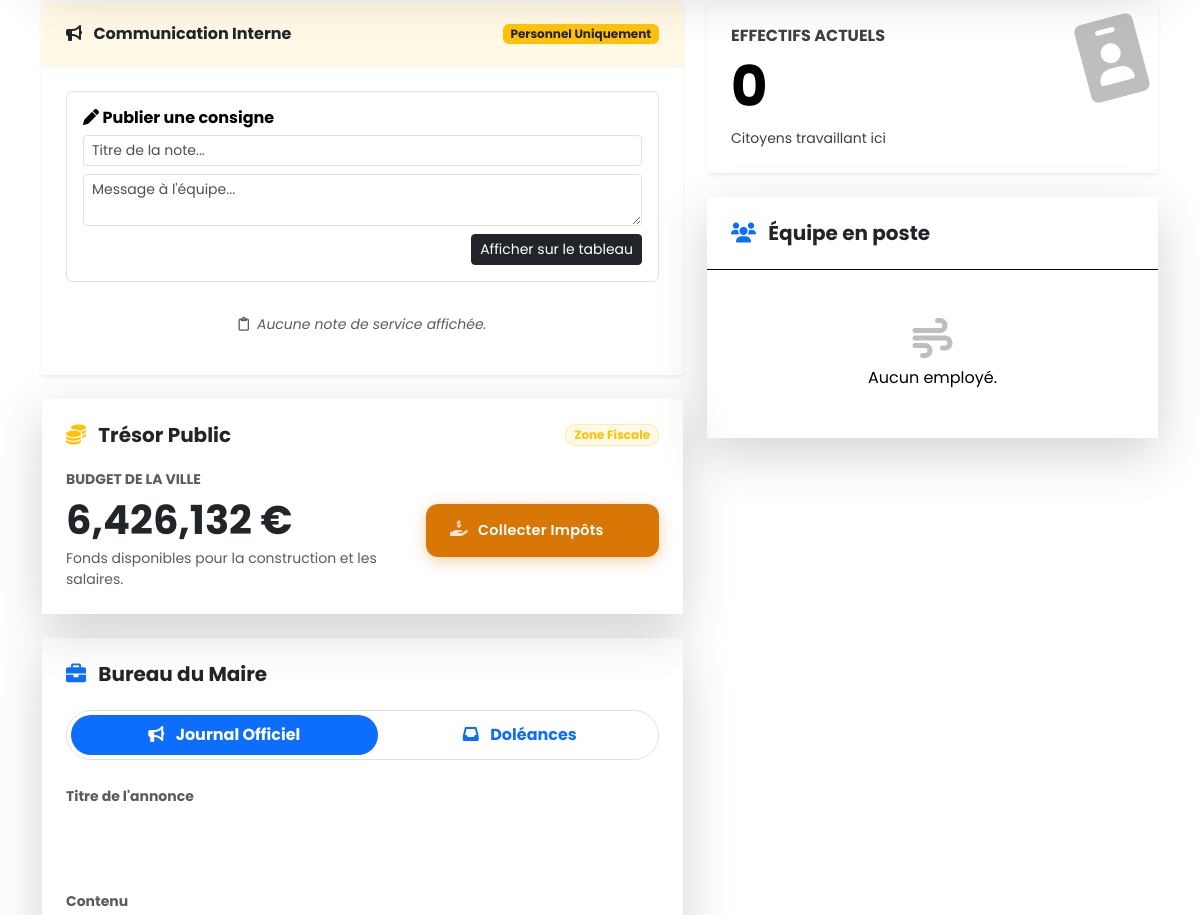
The page /batiment/35/ (signed in, middle part) on the database as committed earlier.
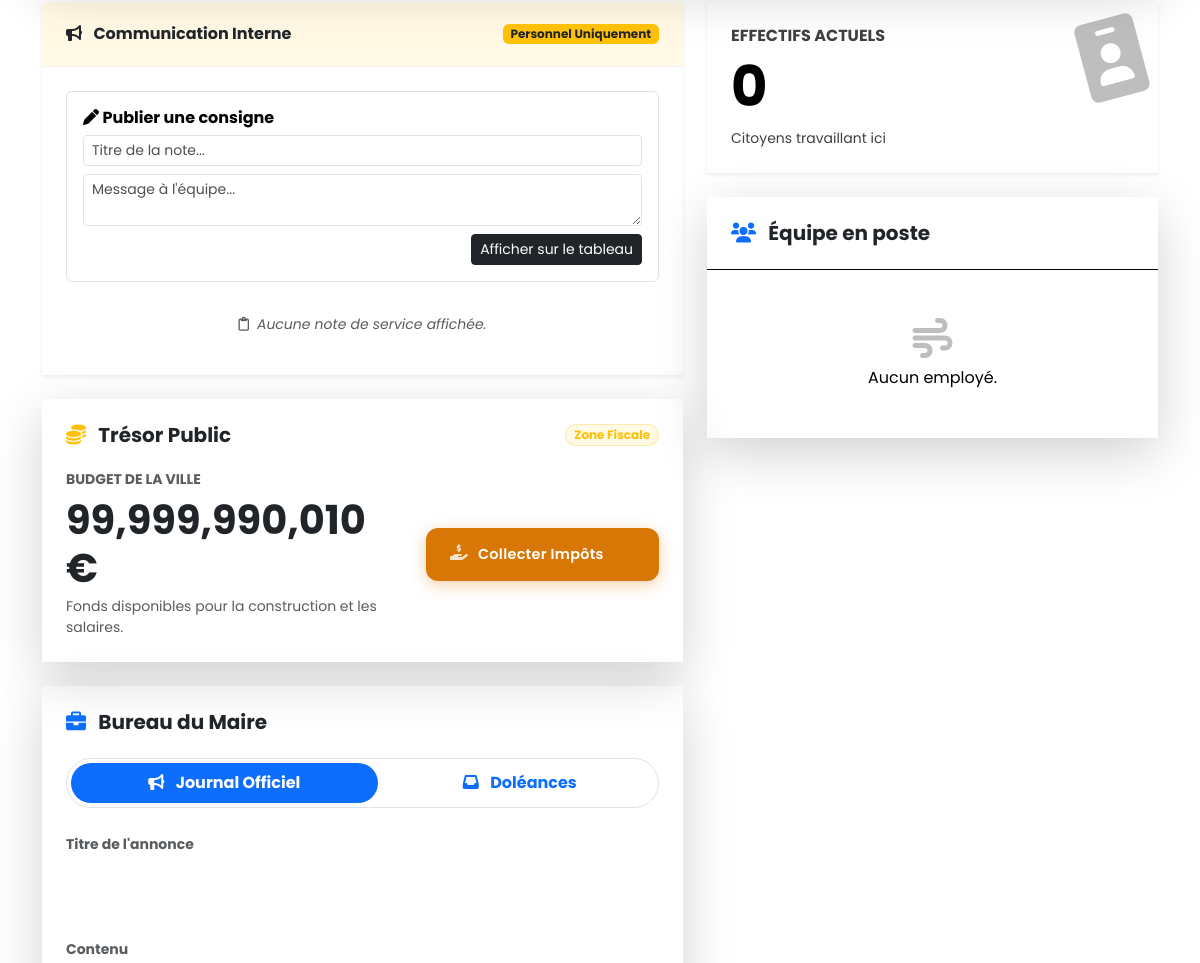
The same page on the database as committed later.
### myapp/models.py (models this page shows, shortened)
class Batiment(models.Model):
    TYPE_CHOICES = (
        ('MAIRIE', 'Mairie'),
        ('COMMISSARIAT', 'Commissariat de Police'),
        ('MAISON', 'Maison'),
        ('IMMEUBLE', 'Immeuble résidentiel'),
        ('HOPITAL', 'Hôpital'),
        ('ECOLE', 'École'),
        ('COMMERCE', 'Commerce / Supermarché'),
        ('USINE', 'Usine'),
        ('BUREAUX', 'Immeuble de Bureaux'),
        ('CENTRALE', 'Centrale Électrique'),
        ('PARKING', 'Parking Souterrain'),
        ('CONCESSIONNAIRE', 'Concessionnaire Auto'),
        ('BANQUE', 'Banque'),
        ('PRISON', 'Prison d\'État'),
        ('ROUTE', 'Route Droite'),
        ('ROUTE_VIRAGE', 'Route Virage'), # <--- NOUVEAU
        ('STADE', 'Stade'),
    )
    ville = models.ForeignKey(Ville, on_delete=models.CASCADE, related_name="batiments")
    nom = models.CharField(max_length=100, default="Nouveau Bâtiment")
    type_batiment = models.CharField(max_length=20, choices=TYPE_CHOICES)
    niveau = models.IntegerField(default=1)
    cout_construction = models.IntegerField(default=5000)
    consommation_energie = models.IntegerField(default=10)
    production_argent = models.IntegerField(default=0)
    loyer = models.IntegerField(default=0, help_text="Loyer mensuel pour les locataires")
    capacite = models.IntegerField(default=0, help_text="Nombre max d'habitants")
    etat = models.IntegerField(default=100)
    x = models.IntegerField(default=0, help_text="Position horizontale (0-9)")
    y = models.IntegerField(default=0, help_text="Position verticale (0-9)")
    largeur = models.IntegerField(default=1, help_text="Taille en X")
    hauteur = models.IntegerField(default=1, help_text="Taille en Y")
    rotation = models.IntegerField(default=0, help_text="Rotation en degrés (0 ou 90)")
    responsable = models.ForeignKey(User, on_delete=models.SET_NULL, null=True, blank=True, related_name="batiments_diriges")
    @property
    def est_logement(self):
        TYPES_LOGEMENT = ['MAISON', 'IMMEUBLE']
        return self.type_batiment in TYPES_LOGEMENT

class Ville(models.Model):
    nom = models.CharField(max_length=100)
    budget = models.IntegerField(default=100000)
    energie_stock = models.IntegerField(default=1000)
    population_totale = models.IntegerField(default=0)
    dernier_calcul = models.DateTimeField(auto_now=True)
    largeur_map = models.IntegerField(default=10, help_text="Nombre de cases en largeur (X)")
    hauteur_map = models.IntegerField(default=5, help_text="Nombre de cases en hauteur (Y)")

### myapp/views.py (the view, shortened to what this page needs)
# urls.py: path('batiment/<int:id_batiment>/', views.batiment_detail, name='batiment_detail'),
@login_required
def batiment_detail(request, id_batiment):
    try:
        batiment = Batiment.objects.get(id=id_batiment)
    except Batiment.DoesNotExist:
        messages.error(request, "Ce bâtiment n'existe plus ou a été détruit.")
        return redirect('dashboard')
    ville = batiment.ville
    is_manager = False
    if request.user.is_superuser or request.user.is_adjoint or request.user == batiment.responsable:
        is_manager = True
    moi = None
    try:
        moi = request.user.profil_citoyen
    except:
        pass
    can_see_staff = False
    if is_manager or request.user.is_adjoint: # L'Adjoint peut VOIR, mais pas TOUCHER
        can_see_staff = True
    elif moi and moi.lieu_travail == batiment:
        can_see_staff = True
    employes = batiment.employes.filter(compte__isnull=False)
    admin_users = User.objects.filter(Q(is_superuser=True) | Q(is_adjoint=True))
    chomeurs = Citoyen.objects.filter(
        ville=ville,
        lieu_travail__isnull=True
    ).exclude(
        compte__in=admin_users # Force l'exclusion des Admins/Adjoints de la liste d'embauche
    )
    candidatures_recues = []
    if is_manager:
        candidatures_recues = Candidature.objects.filter(
            batiment=batiment,
            statut='EN_ATTENTE',
            initiateur_est_citoyen=True # C'est le citoyen qui demande
        ).order_by('-date_creation')
    nb_sms_non_lus = 0
    if moi:
        nb_sms_non_lus = Message.objects.filter(destinataire=moi, lu=False).count()
    transactions = []
    destinataires_possibles = []
    doleances = []
    nom_maire = "Non Élu"
    nom_adjoint = "Aucun"
    plaintes = []
    citoyens_list = []
    detenus = []
    malades = []
    taux_motorisation = 0
    nb_voitures = 0
    notes_service = Actualite.objects.filter(batiment=batiment).order_by('-date_creation')
    from .forms import ActualiteForm # Assurez-vous que l'import est là
    form_note = ActualiteForm()
    if batiment.type_batiment == 'BANQUE' and moi:
        transactions = Transaction.objects.filter(
            Q(expediteur=moi) | Q(destinataire=moi)
        ).order_by('-date')[:10]
        destinataires_possibles = Citoyen.objects.filter(ville=ville, compte__isnull=False).exclude(id=moi.id)
    elif batiment.type_batiment == 'MAIRIE':
        if is_manager: # Seul le Maire voit les doléances (pas l'adjoint par défaut ici sauf si tu veux)
            doleances = Candidature.objects.filter(batiment=batiment, statut='DOLEANCE').order_by('-date_creation')
        maire_user = User.objects.filter(is_superuser=True).first()
        if maire_user:
            try:
                p = maire_user.profil_citoyen
                nom_maire = f"{p.prenom} {p.nom}"
            except:
                nom_maire = maire_user.username
        adjoint_user = User.objects.filter(is_adjoint=True).first()
        if adjoint_user:
            try:
                p = adjoint_user.profil_citoyen
                nom_adjoint = f"{p.prenom} {p.nom}"
            except:
                nom_adjoint = adjoint_user.username
    elif batiment.type_batiment == 'COMMISSARIAT':
        if moi:
            citoyens_list = Citoyen.objects.filter(ville=ville, compte__isnull=False).exclude(id=moi.id).order_by('nom')
        if is_manager:
            plaintes = Candidature.objects.filter(batiment=batiment, statut='PLAINTE').order_by('-date_creation')
    elif batiment.type_batiment == 'PRISON':
        detenus = Citoyen.objects.filter(ville=ville, est_en_prison=True, compte__isnull=False).order_by('date_liberation')
    elif batiment.type_batiment == 'HOPITAL':
        if is_manager or (moi and moi.lieu_travail == batiment):
            malades = Citoyen.objects.filter(ville=ville, sante__lt=100, compte__isnull=False).order_by('sante')
    elif batiment.type_batiment == 'PARKING':
        nb_voitures = Citoyen.objects.filter(ville=ville, vehicule=True).count()
    return render(request, 'batiment_detail.html', {
        'batiment': batiment,
        'employes': employes,
        'chomeurs': chomeurs,
        'is_manager': is_manager,       # FALSE pour l'Adjoint (Cache les boutons d'action)
        'can_see_staff': can_see_staff, # TRUE pour l'Adjoint (Voit la liste)
        'candidatures_recues': candidatures_recues,
        'nb_sms_non_lus': nb_sms_non_lus,
        'transactions': transactions,
        'destinataires': destinataires_possibles,
        'doleances': doleances,
        'nom_maire': nom_maire,
        'nom_adjoint': nom_adjoint,
        'plaintes': plaintes,
        'citoyens_list': citoyens_list,
        'detenus': detenus,
        'malades': malades,
        'taux_motorisation': taux_motorisation,
        'car_catalog': CAR_CATALOG,
        'nb_voitures': nb_voitures,
        'notes_service': notes_service,  # <--- AJOUT CRUCIAL
        'form_note': form_note,          # <--- POUR LE FORMULAIRE
    })

### myapp/forms.py
class ActualiteForm(forms.ModelForm):
    class Meta:
        model = Actualite
        fields = ['titre', 'contenu']
        widgets = {
            'titre': forms.TextInput(attrs={'class': 'form-control', 'placeholder': 'Titre de l\'info'}),
            'contenu': forms.Textarea(attrs={'class': 'form-control', 'rows': 2, 'placeholder': 'Votre message...'}),
        }

### myapp/templates/batiment_detail.html (shortened to what the changed rows need)
{% extends 'base.html' %}
{% load static %}
{% load humanize %}
{% block content %}
<div class="container pt-4 pb-5 mt-5">
    <div class="row g-4 justify-content-center">
        {% if batiment.est_logement %}
            <div class="col-lg-10">
                {% include 'batiments/habitation.html' %}
            </div>
        {% else %}
            <div class="col-lg-7">
                {% if batiment.type_batiment == 'MAIRIE' %}
                    {% include 'batiments/mairie.html' %}
                {% elif batiment.type_batiment == 'BANQUE' %}
                    {% include 'batiments/banque.html' %}
                {% elif batiment.type_batiment == 'COMMISSARIAT' %}
                    {% include 'batiments/commissariat.html' %}
                {% elif batiment.type_batiment == 'PRISON' %}
                    {% include 'batiments/prison_admin.html' %}
                {% elif batiment.type_batiment == 'HOPITAL' %}
                    {% include 'batiments/hopital.html' %}
                {% elif batiment.type_batiment == 'ECOLE' %}
                    {% include 'batiments/ecole.html' %}
                {% elif batiment.type_batiment == 'COMMERCE' %}
                    {% include 'batiments/commerce.html' %}
                {% elif batiment.type_batiment == 'USINE' %}
                    {% include 'batiments/usine.html' %}
                {% elif batiment.type_batiment == 'CENTRALE' %}
                    {% include 'batiments/centrale.html' %}
                {% elif batiment.type_batiment == 'CONCESSIONNAIRE' %}
                    {% include 'batiments/concessionnaire.html' %}
                {% elif batiment.type_batiment == 'PARKING' %}
                    {% include 'batiments/parking.html' %}
                {% else %}
                    {% include 'batiments/default.html' %}
                {% endif %}
            </div>
        {% endif %} </div>
</div>
{% endblock %}

### myapp/templates/batiments/mairie.html (shortened to what this page needs)
{% load humanize %}
{% if request.user.is_superuser or request.user.is_adjoint %}
    <div class="card shadow-lg border-0 mb-4">
        <div class="card-header bg-white border-0 pt-4 px-4 pb-0 d-flex justify-content-between align-items-center">
            <h5 class="fw-bold text-dark mb-0"><i class="fas fa-coins me-2 text-warning"></i> Trésor Public</h5>
            <span class="badge bg-warning bg-opacity-10 text-warning rounded-pill border border-warning border-opacity-25">Zone Fiscale</span>
        </div>
        <div class="card-body p-4">
            <div class="row align-items-center">
                <div class="col-md-7">
                    <h6 class="fw-bold text-muted text-uppercase small">Budget de la Ville</h6>
                    <div class="display-6 fw-bold text-dark mb-1">{{ batiment.ville.budget|intcomma }} €</div>
                    <p class="text-muted small mb-0">Fonds disponibles pour la construction et les salaires.</p>
                </div>
                <div class="col-md-5 text-end">
                    {% if request.user.is_superuser %}
                        <form action="{% url 'collecter_impots' %}" method="post">
                            <button type="submit" class="btn btn-soft btn-tax w-100 py-3"
                                    data-confirm="Prélever 10% sur tous les citoyens ? Cela baissera leur bonheur."
                                    data-title="Collecte des Impôts"
                                    data-type="warning">
                                Collecter Impôts
                            </button>
                        </form>
                    {% else %}
                        <button class="btn btn-light w-100 py-3 text-muted border" disabled>
                            <i class="fas fa-lock mb-1 d-block"></i> Réservé au Maire
                        </button>
                    {% endif %}
                </div>
            </div>
        </div>
    </div>
    <div class="card shadow-lg border-0 mb-4">
        <div class="card-header bg-white border-0 pt-4 px-4 pb-0 d-flex justify-content-between align-items-center">
            <h5 class="fw-bold text-dark mb-0"><i class="fas fa-briefcase me-2 text-primary"></i> Bureau du Maire</h5>
        </div>
        <div class="card-body p-4">
            <ul class="nav nav-pills nav-fill mb-4 gap-2 p-1 bg-light rounded-pill border" id="mairie-tabs" role="tablist">
                <li class="nav-item">
                    <button class="nav-link active rounded-pill fw-bold small" data-bs-toggle="pill" data-bs-target="#tab-journal">
                        <i class="fas fa-bullhorn me-2"></i> Journal Officiel
                    </button>
                </li>
                <li class="nav-item">
                    <button class="nav-link rounded-pill fw-bold small position-relative" data-bs-toggle="pill" data-bs-target="#tab-doleances">
                        <i class="fas fa-inbox me-2"></i> Doléances
                    </button>
                </li>
            </ul>
            <div class="tab-content">
                <div class="tab-pane fade show active" id="tab-journal">
                    <form action="{% url 'publier_news_ville' %}" method="post">
                        <div class="mb-3">
                            <label class="form-label small fw-bold text-muted">Titre de l'annonce</label>
                            <input type="text" name="titre" class="form-control glass-input" placeholder="Ex: Grande fête ce soir !" required>
                        </div>
                        <div class="mb-3">
                            <label class="form-label small fw-bold text-muted">Contenu</label>
                        </div>
                    </form>
                </div>
            </div>
        </div>
    </div>
{% endif %}

Rows that differ between the two databases and show on the page:
changed through a linked row, Batiment: ville.budget "6,426,132" → "99,999,990,010"
